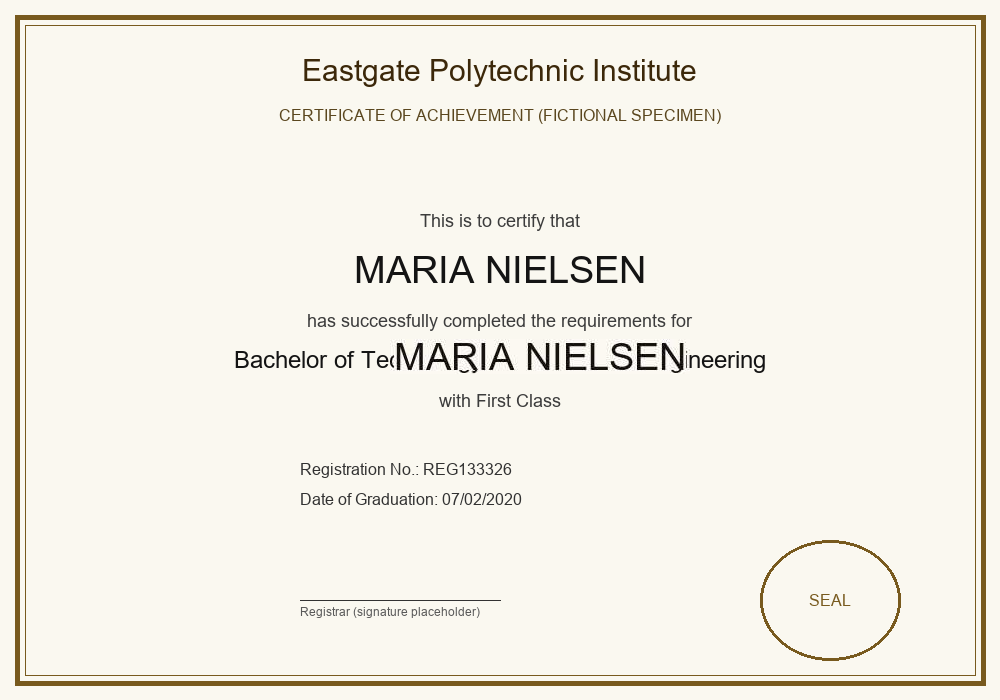
#> input picture data/synthetic/education/forged/certificate_0000_forged_copypaste.png, 1000 x 700 px
$ python -i image_features.py   (imports and definitions only)   (older library calls are emulated)
#> lines starting #> are read from the running program, lines starting #| are printed output that depends on the picture
#> further down, picture is the input picture: shape (700, 1000, 3); mean B, G, R 229.1, 238.7, 241.6
"""Whole-image forensic feature vector for the trained authenticity classifier.

Rather than trying to localize a specific edit (which classical heuristics do
unreliably on busy synthetic pages), we summarize the *distribution* of several
compression/noise statistics across the whole document into a fixed feature
vector. A lightweight classifier then learns which combination separates
genuine from forged -- no single feature has to be decisive.

All features are deterministic and depend only on the image, so the same vector
is produced at training time (scripts/train_authenticity_model.py) and at
inference time (pipeline)."""
import io

import cv2
import numpy as np
from PIL import Image

FEATURE_ORDER = [
    "ela_q55_med", "ela_q55_std", "ela_q55_p95",
    "ela_q90_med", "ela_q90_p95",
    "inked_ela_min_ratio", "inked_ela_p10_ratio", "inked_ela_range",
    "noise_std", "highfreq_energy", "lap_var",
]


def _ela(image_rgb: np.ndarray, quality: int) -> np.ndarray:
    pil = Image.fromarray(image_rgb)
    buf = io.BytesIO()
    pil.save(buf, "JPEG", quality=quality)
    buf.seek(0)
    recompressed = np.array(Image.open(buf).convert("RGB"))
    diff = cv2.absdiff(image_rgb, recompressed).astype(np.float32)
    return diff.mean(axis=2)


def extract_features(image_bgr: np.ndarray) -> dict:
    """Returns a dict of named features (see FEATURE_ORDER). Robust to small images."""
    rgb = cv2.cvtColor(image_bgr, cv2.COLOR_BGR2RGB)
    gray = cv2.cvtColor(image_bgr, cv2.COLOR_BGR2GRAY).astype(np.float32)
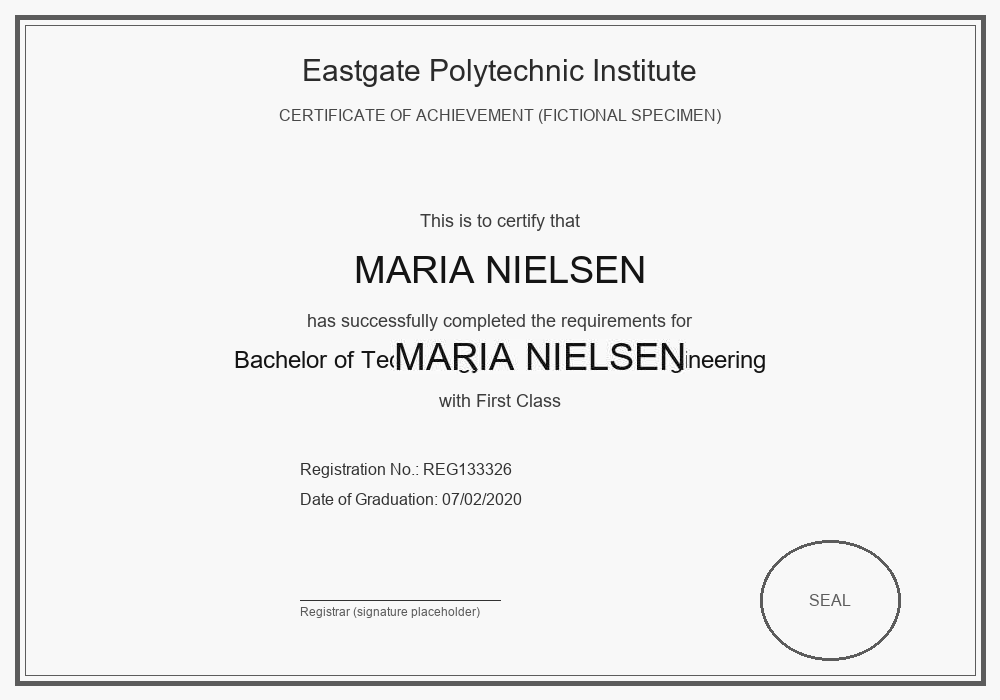
#> gray: shape (700, 1000) float32; min 1, max 254, mean 238.8
    H, W = gray.shape
#> H = 700; W = 1000

    ela55 = _ela(rgb, 55)
    ela90 = _ela(rgb, 90)
#> call 2 of _ela, with quality = 90
#> in _ela (call 2), `diff = cv2.absdiff(image_rgb, recompressed).astype(np.float32)`:
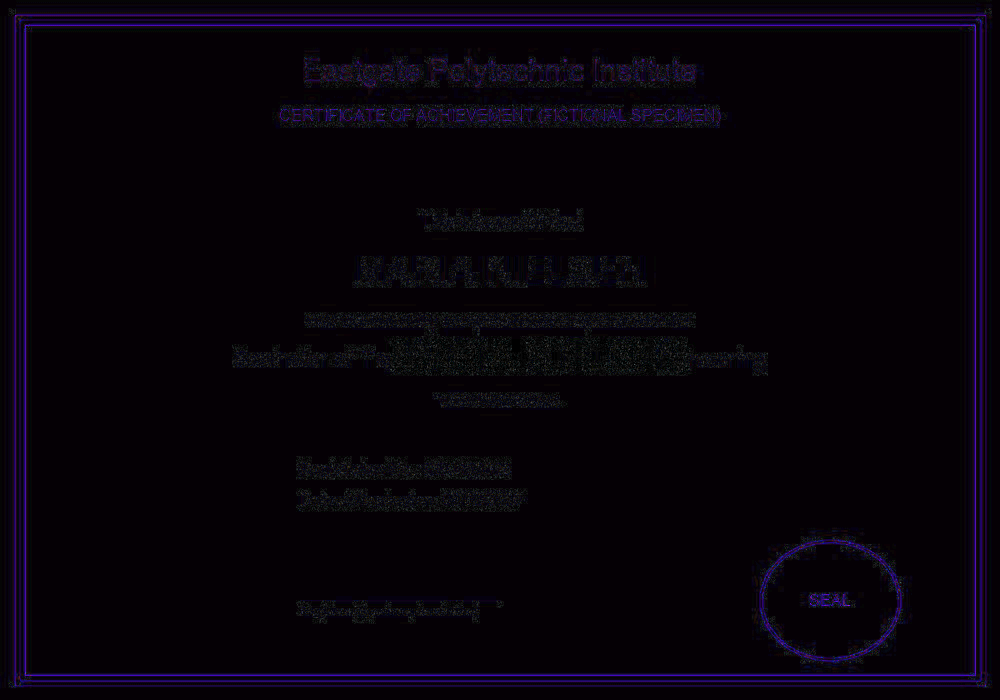
#> diff: shape (700, 1000, 3) float32; mean R, G, B 1.5, 0.4, 2.1; drawn with min black and max white
#> in _ela (call 2), `return diff.mean(axis=2)`:
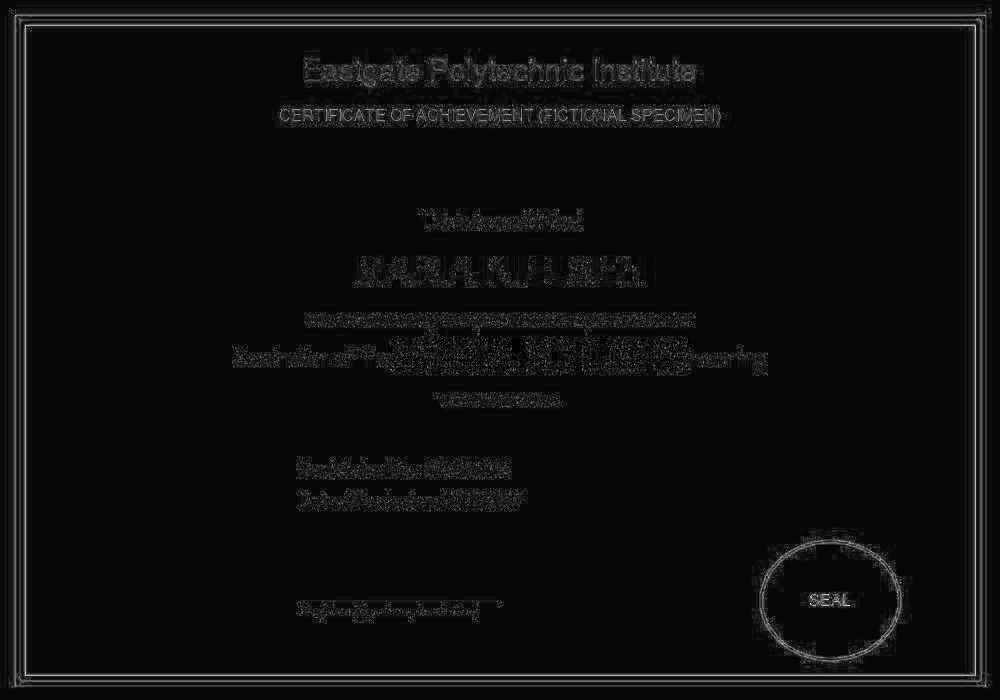
#> returned value: shape (700, 1000) float32; min 0, max 26, mean 1.4; drawn with min black and max white

    f = {
        "ela_q55_med": float(np.median(ela55)),
        "ela_q55_std": float(ela55.std()),
        "ela_q55_p95": float(np.percentile(ela55, 95)),
        "ela_q90_med": float(np.median(ela90)),
        "ela_q90_p95": float(np.percentile(ela90, 95)),
    }
#> f = {'ela_q55_med': 1.67, 'ela_q55_std': 3.63, 'ela_q55_p95': 8.67, 'ela_q90_med': 0.667, 'ela_q90_p95': 5.33}

    # Distribution of ELA over inked windows only (text/edits), relative to the page.
    win, step = 24, 12
    page_ela = float(ela90.mean()) + 1e-6
#> page_ela = 1.36
    inked_ratios = []
    for y in range(0, max(1, H - win), step):
        for x in range(0, max(1, W - win), step):
            gcell = gray[y:y + win, x:x + win]
            if gcell.size == 0 or float((gcell < 128).mean()) < 0.08:
                continue
            inked_ratios.append(float(ela90[y:y + win, x:x + win].mean()) / page_ela)
#> after the loop, inked_ratios = 1188 values, max 3.77 at index 83, min 0.592 at index 453, mean 2.19
    if len(inked_ratios) >= 4:
        arr = np.array(inked_ratios)
#> arr has the same summary as inked_ratios
        f["inked_ela_min_ratio"] = float(arr.min())
        f["inked_ela_p10_ratio"] = float(np.percentile(arr, 10))
        f["inked_ela_range"] = float(arr.max() - arr.min())
    else:
        f["inked_ela_min_ratio"] = 1.0
        f["inked_ela_p10_ratio"] = 1.0
        f["inked_ela_range"] = 0.0

    # Noise-residual std (median-blur residual) and high-frequency energy.
    blur = cv2.medianBlur(image_bgr, 3)
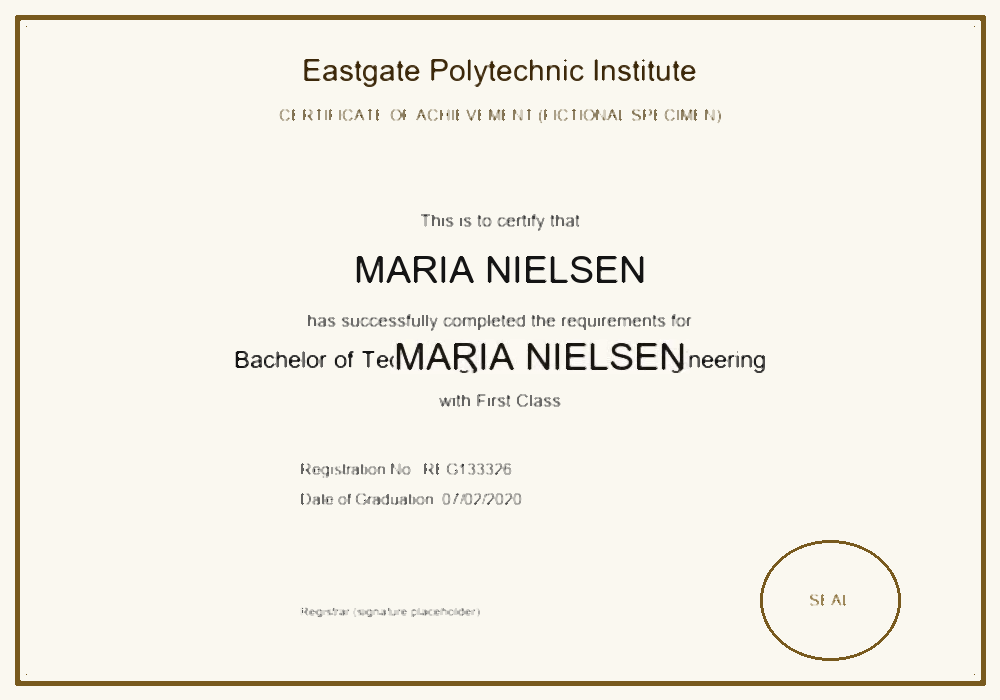
#> blur: shape (700, 1000, 3); mean B, G, R 230.8, 240.1, 242.9
    residual = cv2.cvtColor(cv2.absdiff(image_bgr, blur), cv2.COLOR_BGR2GRAY).astype(np.float32)
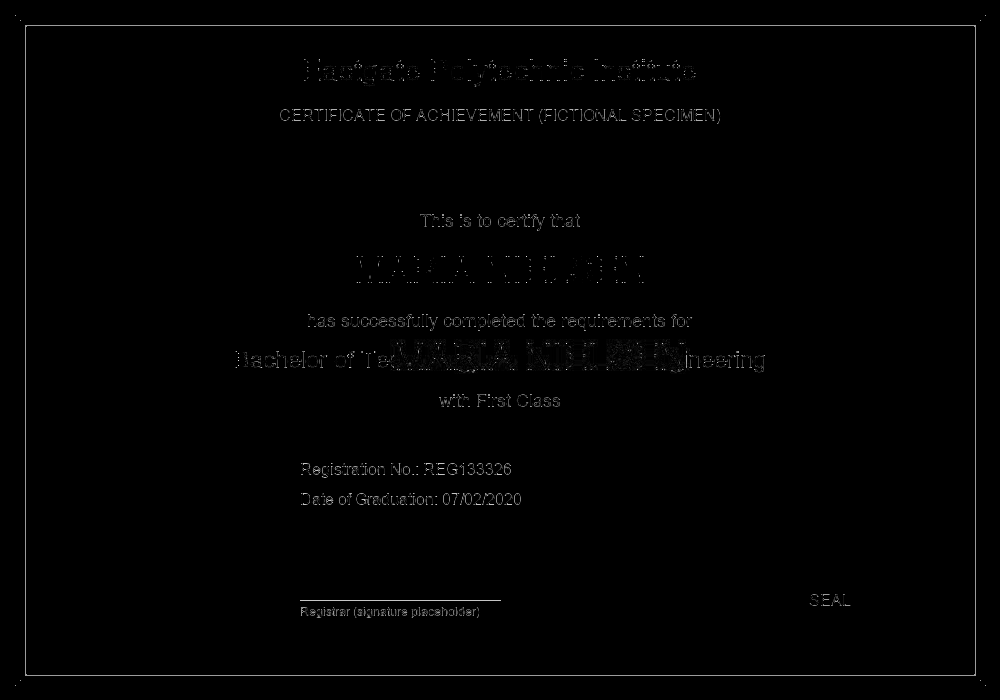
#> residual: shape (700, 1000) float32; min 0, max 232, mean 1.8
    f["noise_std"] = float(residual.std())

    # High-frequency energy via Laplacian; a re-compressed patch is smoother.
    lap = cv2.Laplacian(gray, cv2.CV_32F)
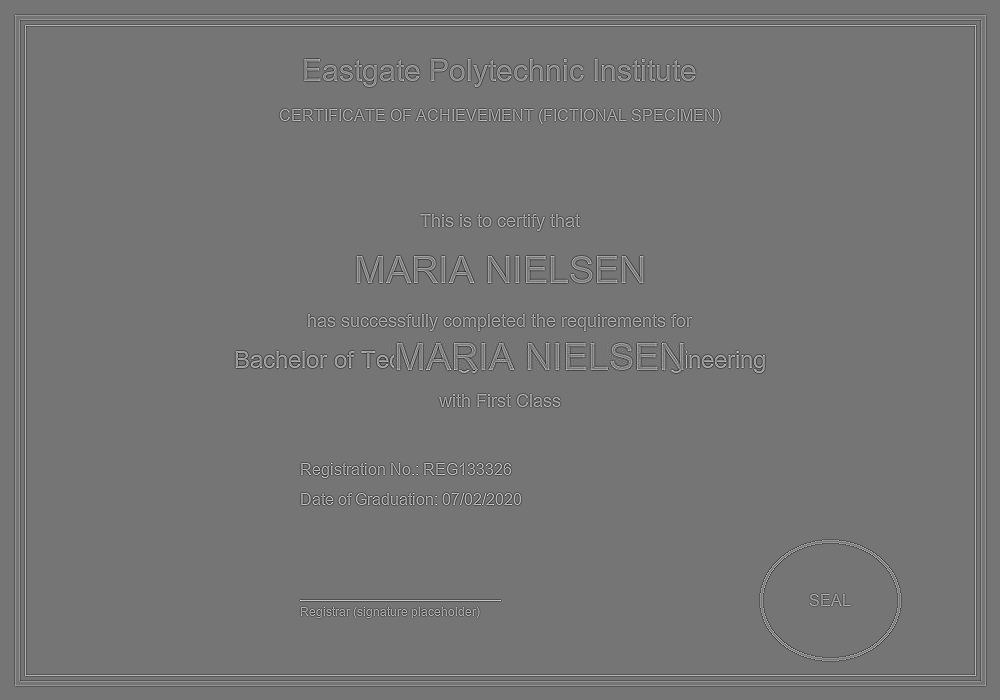
#> lap: shape (700, 1000) float32; min -577, max 674, mean 0; drawn with min black and max white
    f["highfreq_energy"] = float(np.abs(lap).mean())
    f["lap_var"] = float(lap.var())

    return f


def feature_vector(image_bgr: np.ndarray) -> list:
    f = extract_features(image_bgr)
    return [f[k] for k in FEATURE_ORDER]

>>> import cv2
>>> picture = cv2.imread('../../../../data/synthetic/education/forged/certificate_0000_forged_copypaste.png')
>>> result = extract_features(picture)
#> result = 11 items
